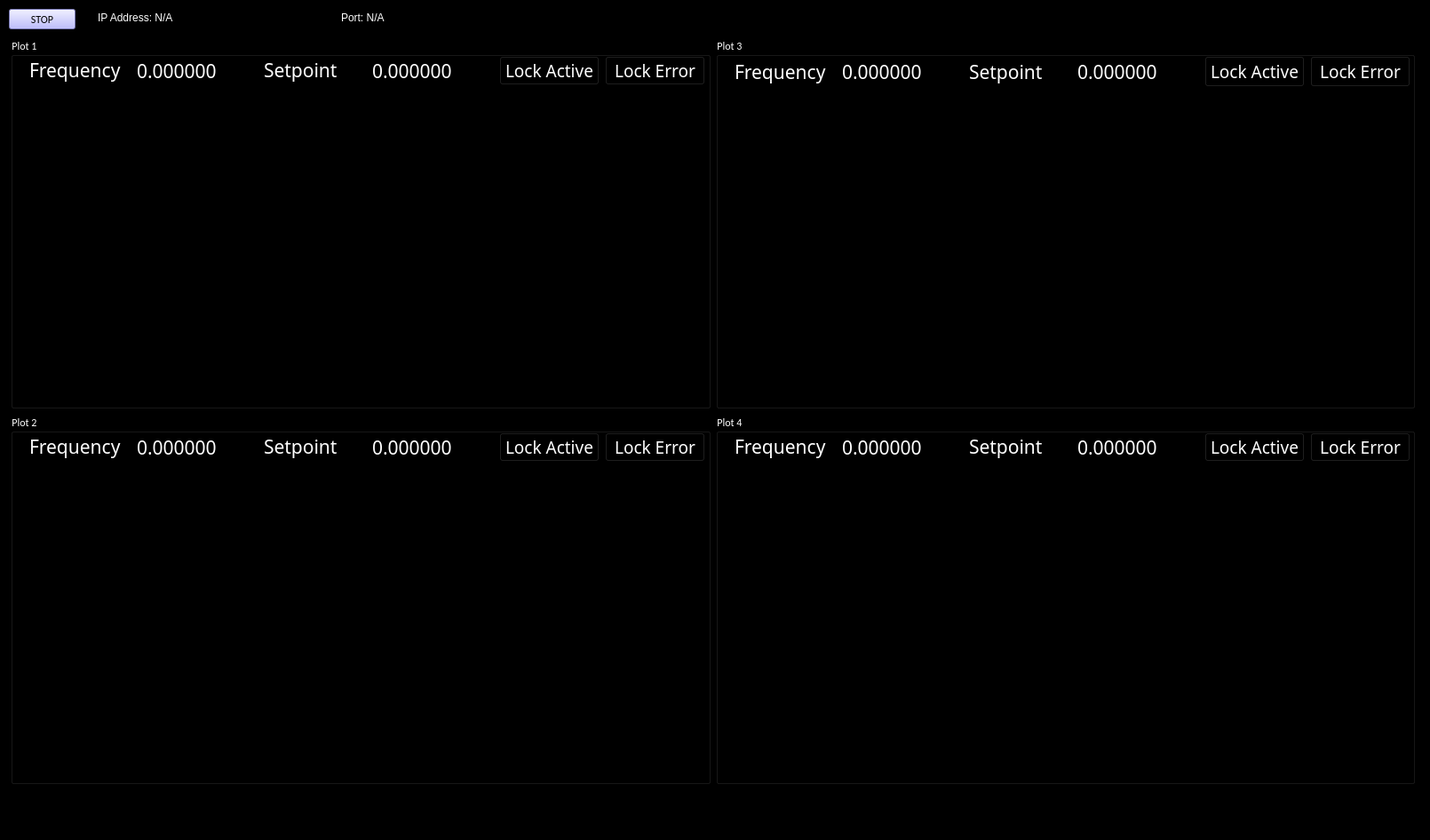
<?xml version="1.0" encoding="UTF-8"?>
<ui version="4.0">
 <class>MainWindow</class>
 <widget class="QMainWindow" name="MainWindow">
  <property name="geometry">
   <rect>
    <x>0</x>
    <y>0</y>
    <width>1610</width>
    <height>946</height>
   </rect>
  </property>
  <property name="windowTitle">
   <string>Wavemeter Monitor</string>
  </property>
  <property name="windowOpacity">
   <double>2.000000000000000</double>
  </property>
  <property name="styleSheet">
   <string notr="true">background-color: rgb(0, 0, 0);
selection-color: rgb(255, 0, 0);</string>
  </property>
  <property name="toolButtonStyle">
   <enum>Qt::ToolButtonIconOnly</enum>
  </property>
  <widget class="QWidget" name="centralwidget">
   <widget class="QPushButton" name="stop_button">
    <property name="enabled">
     <bool>true</bool>
    </property>
    <property name="geometry">
     <rect>
      <x>10</x>
      <y>10</y>
      <width>75</width>
      <height>23</height>
     </rect>
    </property>
    <property name="font">
     <font>
      <family>Calibri</family>
     </font>
    </property>
    <property name="mouseTracking">
     <bool>false</bool>
    </property>
    <property name="autoFillBackground">
     <bool>false</bool>
    </property>
    <property name="styleSheet">
     <string notr="true">background-color: rgb(170, 170, 255);</string>
    </property>
    <property name="text">
     <string>STOP</string>
    </property>
    <property name="checkable">
     <bool>true</bool>
    </property>
   </widget>
   <widget class="QWidget" name="layoutWidget">
    <property name="geometry">
     <rect>
      <x>12</x>
      <y>42</y>
      <width>1581</width>
      <height>841</height>
     </rect>
    </property>
    <layout class="QGridLayout" name="gridLayout">
     <item row="0" column="0">
      <widget class="QGroupBox" name="groupBox">
       <property name="font">
        <font>
         <family>Calibri</family>
        </font>
       </property>
       <property name="styleSheet">
        <string notr="true">color: rgb(255, 255, 255);</string>
       </property>
       <property name="title">
        <string>Plot 1</string>
       </property>
       <widget class="PlotWidget" name="graph_widget_1" native="true">
        <property name="geometry">
         <rect>
          <x>9</x>
          <y>59</y>
          <width>601</width>
          <height>341</height>
         </rect>
        </property>
       </widget>
       <widget class="GraphicsView" name="legend_widget_1">
        <property name="geometry">
         <rect>
          <x>620</x>
          <y>60</y>
          <width>161</width>
          <height>351</height>
         </rect>
        </property>
        <property name="interactive">
         <bool>false</bool>
        </property>
       </widget>
       <widget class="QWidget" name="layoutWidget">
        <property name="geometry">
         <rect>
          <x>21</x>
          <y>21</y>
          <width>761</width>
          <height>33</height>
         </rect>
        </property>
        <layout class="QHBoxLayout" name="horizontalLayout">
         <item>
          <widget class="QLabel" name="label">
           <property name="font">
            <font>
             <family>Calibri Light</family>
             <pointsize>16</pointsize>
            </font>
           </property>
           <property name="text">
            <string>&lt;html&gt;&lt;head/&gt;&lt;body&gt;&lt;p&gt;Frequency&lt;/p&gt;&lt;/body&gt;&lt;/html&gt;</string>
           </property>
          </widget>
         </item>
         <item>
          <widget class="QDoubleSpinBox" name="number_widget_1">
           <property name="font">
            <font>
             <family>Calibri Light</family>
             <pointsize>16</pointsize>
            </font>
           </property>
           <property name="styleSheet">
            <string notr="true">color: rgb(255, 255, 255);
selection-background-color: rgb(0, 85, 0);
selection-color: rgb(255, 255, 255);</string>
           </property>
           <property name="frame">
            <bool>false</bool>
           </property>
           <property name="buttonSymbols">
            <enum>QAbstractSpinBox::NoButtons</enum>
           </property>
           <property name="accelerated">
            <bool>false</bool>
           </property>
           <property name="correctionMode">
            <enum>QAbstractSpinBox::CorrectToNearestValue</enum>
           </property>
           <property name="keyboardTracking">
            <bool>false</bool>
           </property>
           <property name="decimals">
            <number>6</number>
           </property>
           <property name="maximum">
            <double>1000.000000000000000</double>
           </property>
           <property name="singleStep">
            <double>0.000010000000000</double>
           </property>
          </widget>
         </item>
         <item>
          <widget class="QLabel" name="label_2">
           <property name="font">
            <font>
             <family>Calibri Light</family>
            </font>
           </property>
           <property name="text">
            <string>&lt;html&gt;&lt;head/&gt;&lt;body&gt;&lt;p&gt;&lt;span style=&quot; font-size:16pt;&quot;&gt;Setpoint&lt;/span&gt;&lt;/p&gt;&lt;/body&gt;&lt;/html&gt;</string>
           </property>
          </widget>
         </item>
         <item>
          <widget class="QDoubleSpinBox" name="number_widget_2">
           <property name="font">
            <font>
             <family>Calibri Light</family>
             <pointsize>16</pointsize>
            </font>
           </property>
           <property name="styleSheet">
            <string notr="true">color: rgb(255, 255, 255);
selection-background-color: rgb(0, 85, 0);
selection-color: rgb(255, 255, 255);</string>
           </property>
           <property name="frame">
            <bool>false</bool>
           </property>
           <property name="buttonSymbols">
            <enum>QAbstractSpinBox::NoButtons</enum>
           </property>
           <property name="accelerated">
            <bool>false</bool>
           </property>
           <property name="correctionMode">
            <enum>QAbstractSpinBox::CorrectToNearestValue</enum>
           </property>
           <property name="keyboardTracking">
            <bool>false</bool>
           </property>
           <property name="decimals">
            <number>6</number>
           </property>
           <property name="maximum">
            <double>1000.000000000000000</double>
           </property>
           <property name="singleStep">
            <double>0.000010000000000</double>
           </property>
          </widget>
         </item>
         <item>
          <widget class="QPushButton" name="boolean_widget_1">
           <property name="font">
            <font>
             <family>Calibri Light</family>
             <pointsize>14</pointsize>
            </font>
           </property>
           <property name="text">
            <string>Lock Active</string>
           </property>
           <property name="icon">
            <iconset>
             <normaloff>green_LED_off.svg</normaloff>
             <normalon>green_LED_on.svg</normalon>green_LED_off.svg</iconset>
           </property>
           <property name="checkable">
            <bool>true</bool>
           </property>
           <property name="checked">
            <bool>false</bool>
           </property>
           <property name="autoExclusive">
            <bool>false</bool>
           </property>
          </widget>
         </item>
         <item>
          <widget class="QPushButton" name="boolean_widget_2">
           <property name="font">
            <font>
             <family>Calibri Light</family>
             <pointsize>14</pointsize>
            </font>
           </property>
           <property name="text">
            <string>Lock Error</string>
           </property>
           <property name="icon">
            <iconset>
             <normaloff>red_LED_off.svg</normaloff>
             <normalon>red_LED_on.svg</normalon>red_LED_off.svg</iconset>
           </property>
           <property name="checkable">
            <bool>true</bool>
           </property>
           <property name="autoExclusive">
            <bool>false</bool>
           </property>
          </widget>
         </item>
        </layout>
       </widget>
      </widget>
     </item>
     <item row="0" column="1">
      <widget class="QGroupBox" name="groupBox_3">
       <property name="font">
        <font>
         <family>Calibri</family>
        </font>
       </property>
       <property name="styleSheet">
        <string notr="true">color: rgb(255, 255, 255);</string>
       </property>
       <property name="title">
        <string>Plot 3</string>
       </property>
       <widget class="PlotWidget" name="graph_widget_3" native="true">
        <property name="geometry">
         <rect>
          <x>9</x>
          <y>59</y>
          <width>601</width>
          <height>341</height>
         </rect>
        </property>
       </widget>
       <widget class="GraphicsView" name="legend_widget_3">
        <property name="geometry">
         <rect>
          <x>620</x>
          <y>60</y>
          <width>161</width>
          <height>351</height>
         </rect>
        </property>
       </widget>
       <widget class="QWidget" name="layoutWidget_3">
        <property name="geometry">
         <rect>
          <x>21</x>
          <y>21</y>
          <width>761</width>
          <height>36</height>
         </rect>
        </property>
        <layout class="QHBoxLayout" name="horizontalLayout_3">
         <item>
          <widget class="QLabel" name="label_5">
           <property name="font">
            <font>
             <family>Calibri Light</family>
             <pointsize>16</pointsize>
            </font>
           </property>
           <property name="text">
            <string>&lt;html&gt;&lt;head/&gt;&lt;body&gt;&lt;p&gt;&lt;span style=&quot; font-size:16pt;&quot;&gt;Frequency&lt;/span&gt;&lt;/p&gt;&lt;/body&gt;&lt;/html&gt;</string>
           </property>
          </widget>
         </item>
         <item>
          <widget class="QDoubleSpinBox" name="number_widget_6">
           <property name="font">
            <font>
             <family>Calibri Light</family>
             <pointsize>16</pointsize>
            </font>
           </property>
           <property name="styleSheet">
            <string notr="true">color: rgb(255, 255, 255);
selection-background-color: rgb(0, 0, 0);
selection-color: rgb(255, 255, 255);</string>
           </property>
           <property name="frame">
            <bool>false</bool>
           </property>
           <property name="buttonSymbols">
            <enum>QAbstractSpinBox::NoButtons</enum>
           </property>
           <property name="correctionMode">
            <enum>QAbstractSpinBox::CorrectToNearestValue</enum>
           </property>
           <property name="decimals">
            <number>6</number>
           </property>
           <property name="maximum">
            <double>1000.000000000000000</double>
           </property>
           <property name="singleStep">
            <double>0.000010000000000</double>
           </property>
          </widget>
         </item>
         <item>
          <widget class="QLabel" name="label_6">
           <property name="font">
            <font>
             <family>Calibri Light</family>
             <pointsize>16</pointsize>
            </font>
           </property>
           <property name="text">
            <string>&lt;html&gt;&lt;head/&gt;&lt;body&gt;&lt;p&gt;&lt;span style=&quot; font-size:16pt;&quot;&gt;Setpoint&lt;/span&gt;&lt;/p&gt;&lt;/body&gt;&lt;/html&gt;</string>
           </property>
          </widget>
         </item>
         <item>
          <widget class="QDoubleSpinBox" name="number_widget_5">
           <property name="font">
            <font>
             <family>Calibri Light</family>
             <pointsize>16</pointsize>
            </font>
           </property>
           <property name="styleSheet">
            <string notr="true">color: rgb(255, 255, 255);
selection-background-color: rgb(0, 0, 0);
selection-color: rgb(255, 255, 255);</string>
           </property>
           <property name="frame">
            <bool>false</bool>
           </property>
           <property name="buttonSymbols">
            <enum>QAbstractSpinBox::NoButtons</enum>
           </property>
           <property name="correctionMode">
            <enum>QAbstractSpinBox::CorrectToNearestValue</enum>
           </property>
           <property name="decimals">
            <number>6</number>
           </property>
           <property name="maximum">
            <double>1000.000000000000000</double>
           </property>
           <property name="singleStep">
            <double>0.000010000000000</double>
           </property>
          </widget>
         </item>
         <item>
          <widget class="QPushButton" name="boolean_widget_5">
           <property name="font">
            <font>
             <family>Calibri Light</family>
             <pointsize>14</pointsize>
            </font>
           </property>
           <property name="text">
            <string>Lock Active</string>
           </property>
           <property name="icon">
            <iconset>
             <normaloff>green_LED_off.svg</normaloff>
             <normalon>green_LED_on.svg</normalon>green_LED_off.svg</iconset>
           </property>
           <property name="checkable">
            <bool>true</bool>
           </property>
          </widget>
         </item>
         <item>
          <widget class="QPushButton" name="boolean_widget_6">
           <property name="font">
            <font>
             <family>Calibri Light</family>
             <pointsize>14</pointsize>
            </font>
           </property>
           <property name="text">
            <string>Lock Error</string>
           </property>
           <property name="icon">
            <iconset>
             <normaloff>red_LED_off.svg</normaloff>
             <normalon>red_LED_on.svg</normalon>red_LED_off.svg</iconset>
           </property>
           <property name="checkable">
            <bool>true</bool>
           </property>
          </widget>
         </item>
        </layout>
       </widget>
      </widget>
     </item>
     <item row="1" column="0">
      <widget class="QGroupBox" name="groupBox_2">
       <property name="font">
        <font>
         <family>Calibri</family>
        </font>
       </property>
       <property name="styleSheet">
        <string notr="true">color: rgb(255, 255, 255);</string>
       </property>
       <property name="title">
        <string>Plot 2</string>
       </property>
       <widget class="PlotWidget" name="graph_widget_2" native="true">
        <property name="geometry">
         <rect>
          <x>9</x>
          <y>59</y>
          <width>601</width>
          <height>341</height>
         </rect>
        </property>
       </widget>
       <widget class="GraphicsView" name="legend_widget_2">
        <property name="geometry">
         <rect>
          <x>620</x>
          <y>60</y>
          <width>161</width>
          <height>351</height>
         </rect>
        </property>
       </widget>
       <widget class="QWidget" name="layoutWidget_2">
        <property name="geometry">
         <rect>
          <x>21</x>
          <y>21</y>
          <width>761</width>
          <height>33</height>
         </rect>
        </property>
        <layout class="QHBoxLayout" name="horizontalLayout_2">
         <item>
          <widget class="QLabel" name="label_3">
           <property name="font">
            <font>
             <family>Calibri Light</family>
             <pointsize>16</pointsize>
            </font>
           </property>
           <property name="text">
            <string>&lt;html&gt;&lt;head/&gt;&lt;body&gt;&lt;p&gt;&lt;span style=&quot; font-size:16pt;&quot;&gt;Frequency&lt;/span&gt;&lt;/p&gt;&lt;/body&gt;&lt;/html&gt;</string>
           </property>
          </widget>
         </item>
         <item>
          <widget class="QDoubleSpinBox" name="number_widget_3">
           <property name="font">
            <font>
             <family>Calibri Light</family>
             <pointsize>16</pointsize>
            </font>
           </property>
           <property name="styleSheet">
            <string notr="true">color: rgb(255, 255, 255);
selection-background-color: rgb(0, 0, 0);
selection-color: rgb(255, 255, 255);</string>
           </property>
           <property name="frame">
            <bool>false</bool>
           </property>
           <property name="buttonSymbols">
            <enum>QAbstractSpinBox::NoButtons</enum>
           </property>
           <property name="correctionMode">
            <enum>QAbstractSpinBox::CorrectToNearestValue</enum>
           </property>
           <property name="decimals">
            <number>6</number>
           </property>
           <property name="maximum">
            <double>1000.000000000000000</double>
           </property>
           <property name="singleStep">
            <double>0.000010000000000</double>
           </property>
          </widget>
         </item>
         <item>
          <widget class="QLabel" name="label_4">
           <property name="font">
            <font>
             <family>Calibri Light</family>
             <pointsize>16</pointsize>
            </font>
           </property>
           <property name="text">
            <string>&lt;html&gt;&lt;head/&gt;&lt;body&gt;&lt;p&gt;&lt;span style=&quot; font-size:16pt;&quot;&gt;Setpoint&lt;/span&gt;&lt;/p&gt;&lt;/body&gt;&lt;/html&gt;</string>
           </property>
           <property name="scaledContents">
            <bool>false</bool>
           </property>
          </widget>
         </item>
         <item>
          <widget class="QDoubleSpinBox" name="number_widget_4">
           <property name="font">
            <font>
             <family>Calibri Light</family>
             <pointsize>16</pointsize>
            </font>
           </property>
           <property name="styleSheet">
            <string notr="true">color: rgb(255, 255, 255);
selection-background-color: rgb(0, 0, 0);
selection-color: rgb(255, 255, 255);</string>
           </property>
           <property name="frame">
            <bool>false</bool>
           </property>
           <property name="buttonSymbols">
            <enum>QAbstractSpinBox::NoButtons</enum>
           </property>
           <property name="correctionMode">
            <enum>QAbstractSpinBox::CorrectToNearestValue</enum>
           </property>
           <property name="decimals">
            <number>6</number>
           </property>
           <property name="maximum">
            <double>1000.000000000000000</double>
           </property>
           <property name="singleStep">
            <double>0.000010000000000</double>
           </property>
          </widget>
         </item>
         <item>
          <widget class="QPushButton" name="boolean_widget_3">
           <property name="font">
            <font>
             <family>Calibri Light</family>
             <pointsize>14</pointsize>
            </font>
           </property>
           <property name="text">
            <string>Lock Active</string>
           </property>
           <property name="icon">
            <iconset>
             <normaloff>green_LED_off.svg</normaloff>
             <normalon>green_LED_on.svg</normalon>green_LED_off.svg</iconset>
           </property>
           <property name="checkable">
            <bool>true</bool>
           </property>
          </widget>
         </item>
         <item>
          <widget class="QPushButton" name="boolean_widget_4">
           <property name="font">
            <font>
             <family>Calibri Light</family>
             <pointsize>14</pointsize>
            </font>
           </property>
           <property name="text">
            <string>Lock Error</string>
           </property>
           <property name="icon">
            <iconset>
             <normaloff>red_LED_off.svg</normaloff>
             <normalon>red_LED_on.svg</normalon>red_LED_off.svg</iconset>
           </property>
           <property name="checkable">
            <bool>true</bool>
           </property>
          </widget>
         </item>
        </layout>
       </widget>
      </widget>
     </item>
     <item row="1" column="1">
      <widget class="QGroupBox" name="groupBox_4">
       <property name="font">
        <font>
         <family>Calibri</family>
        </font>
       </property>
       <property name="styleSheet">
        <string notr="true">color: rgb(255, 255, 255);</string>
       </property>
       <property name="title">
        <string>Plot 4</string>
       </property>
       <widget class="PlotWidget" name="graph_widget_4" native="true">
        <property name="geometry">
         <rect>
          <x>9</x>
          <y>59</y>
          <width>601</width>
          <height>341</height>
         </rect>
        </property>
       </widget>
       <widget class="GraphicsView" name="legend_widget_4">
        <property name="geometry">
         <rect>
          <x>620</x>
          <y>60</y>
          <width>161</width>
          <height>351</height>
         </rect>
        </property>
       </widget>
       <widget class="QWidget" name="layoutWidget_4">
        <property name="geometry">
         <rect>
          <x>21</x>
          <y>21</y>
          <width>761</width>
          <height>33</height>
         </rect>
        </property>
        <layout class="QHBoxLayout" name="horizontalLayout_4">
         <item>
          <widget class="QLabel" name="label_7">
           <property name="font">
            <font>
             <family>Calibri Light</family>
             <pointsize>16</pointsize>
            </font>
           </property>
           <property name="text">
            <string>&lt;html&gt;&lt;head/&gt;&lt;body&gt;&lt;p&gt;Frequency&lt;/p&gt;&lt;/body&gt;&lt;/html&gt;</string>
           </property>
          </widget>
         </item>
         <item>
          <widget class="QDoubleSpinBox" name="number_widget_7">
           <property name="font">
            <font>
             <family>Calibri Light</family>
             <pointsize>16</pointsize>
            </font>
           </property>
           <property name="styleSheet">
            <string notr="true">color: rgb(255, 255, 255);
selection-background-color: rgb(0, 0, 0);
selection-color: rgb(255, 255, 255);</string>
           </property>
           <property name="frame">
            <bool>false</bool>
           </property>
           <property name="buttonSymbols">
            <enum>QAbstractSpinBox::NoButtons</enum>
           </property>
           <property name="correctionMode">
            <enum>QAbstractSpinBox::CorrectToNearestValue</enum>
           </property>
           <property name="decimals">
            <number>6</number>
           </property>
           <property name="maximum">
            <double>1000.000000000000000</double>
           </property>
           <property name="singleStep">
            <double>0.000010000000000</double>
           </property>
          </widget>
         </item>
         <item>
          <widget class="QLabel" name="label_8">
           <property name="font">
            <font>
             <family>Calibri Light</family>
             <pointsize>16</pointsize>
            </font>
           </property>
           <property name="text">
            <string>&lt;html&gt;&lt;head/&gt;&lt;body&gt;&lt;p&gt;Setpoint&lt;/p&gt;&lt;/body&gt;&lt;/html&gt;</string>
           </property>
          </widget>
         </item>
         <item>
          <widget class="QDoubleSpinBox" name="number_widget_8">
           <property name="font">
            <font>
             <family>Calibri Light</family>
             <pointsize>16</pointsize>
            </font>
           </property>
           <property name="styleSheet">
            <string notr="true">color: rgb(255, 255, 255);
selection-background-color: rgb(0, 0, 0);
selection-color: rgb(255, 255, 255);</string>
           </property>
           <property name="frame">
            <bool>false</bool>
           </property>
           <property name="buttonSymbols">
            <enum>QAbstractSpinBox::NoButtons</enum>
           </property>
           <property name="correctionMode">
            <enum>QAbstractSpinBox::CorrectToNearestValue</enum>
           </property>
           <property name="decimals">
            <number>6</number>
           </property>
           <property name="maximum">
            <double>1000.000000000000000</double>
           </property>
           <property name="singleStep">
            <double>0.000010000000000</double>
           </property>
          </widget>
         </item>
         <item>
          <widget class="QPushButton" name="boolean_widget_7">
           <property name="font">
            <font>
             <family>Calibri Light</family>
             <pointsize>14</pointsize>
            </font>
           </property>
           <property name="text">
            <string>Lock Active</string>
           </property>
           <property name="icon">
            <iconset>
             <normaloff>green_LED_off.svg</normaloff>
             <normalon>green_LED_on.svg</normalon>green_LED_off.svg</iconset>
           </property>
           <property name="checkable">
            <bool>true</bool>
           </property>
          </widget>
         </item>
         <item>
          <widget class="QPushButton" name="boolean_widget_8">
           <property name="font">
            <font>
             <family>Calibri Light</family>
             <pointsize>14</pointsize>
            </font>
           </property>
           <property name="text">
            <string>Lock Error</string>
           </property>
           <property name="icon">
            <iconset>
             <normaloff>red_LED_off.svg</normaloff>
             <normalon>red_LED_on.svg</normalon>red_LED_off.svg</iconset>
           </property>
           <property name="checkable">
            <bool>true</bool>
           </property>
          </widget>
         </item>
        </layout>
       </widget>
      </widget>
     </item>
    </layout>
   </widget>
   <widget class="QWidget" name="layoutWidget">
    <property name="geometry">
     <rect>
      <x>110</x>
      <y>10</y>
      <width>541</width>
      <height>21</height>
     </rect>
    </property>
    <layout class="QHBoxLayout" name="horizontalLayout_5">
     <item>
      <widget class="QLabel" name="ip_label">
       <property name="styleSheet">
        <string notr="true">color: rgb(255, 255, 255);
font: 25 12pt &quot;Calibri Light&quot;;</string>
       </property>
       <property name="text">
        <string>&lt;html&gt;&lt;head/&gt;&lt;body&gt;&lt;p&gt;&lt;span style=&quot; color:#ffffff;&quot;&gt;IP Address: N/A&lt;/span&gt;&lt;/p&gt;&lt;/body&gt;&lt;/html&gt;</string>
       </property>
      </widget>
     </item>
     <item>
      <widget class="QLabel" name="port_label">
       <property name="styleSheet">
        <string notr="true">color: rgb(255, 255, 255);
font: 25 12pt &quot;Calibri Light&quot;;</string>
       </property>
       <property name="text">
        <string>&lt;html&gt;&lt;head/&gt;&lt;body&gt;&lt;p&gt;&lt;span style=&quot; color:#ffffff;&quot;&gt;Port: N/A&lt;/span&gt;&lt;/p&gt;&lt;/body&gt;&lt;/html&gt;</string>
       </property>
      </widget>
     </item>
    </layout>
   </widget>
  </widget>
  <widget class="QMenuBar" name="menubar">
   <property name="geometry">
    <rect>
     <x>0</x>
     <y>0</y>
     <width>1610</width>
     <height>21</height>
    </rect>
   </property>
  </widget>
  <widget class="QStatusBar" name="statusbar"/>
 </widget>
 <customwidgets>
  <customwidget>
   <class>PlotWidget</class>
   <extends>QWidget</extends>
   <header>pyqtgraph</header>
   <container>1</container>
  </customwidget>
  <customwidget>
   <class>GraphicsView</class>
   <extends>QGraphicsView</extends>
   <header>pyqtgraph</header>
  </customwidget>
 </customwidgets>
 <resources/>
 <connections/>
</ui>
